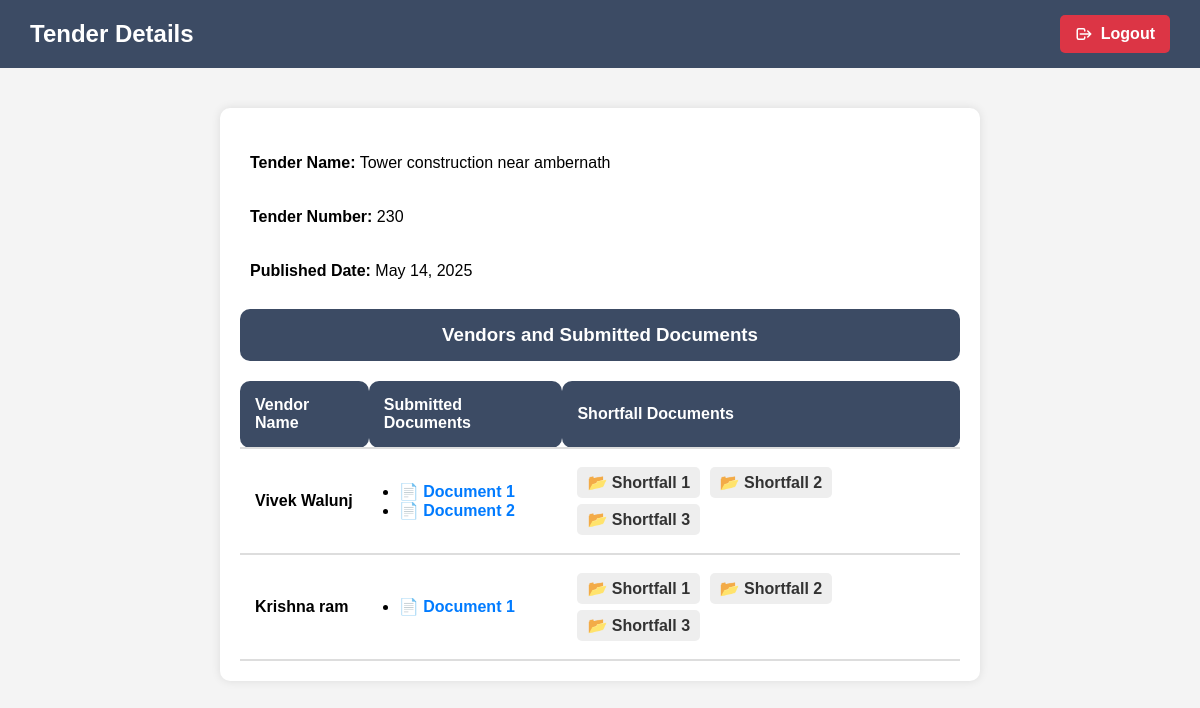
The page /tender/9/ (signed in) on the database its author committed.
### tenders/models.py (models this page shows, shortened)
class Tender(models.Model):
    department = models.ForeignKey(Department, on_delete=models.CASCADE, null=True, blank=True)
    tender_number = models.CharField(max_length=100, unique=True)
    name = models.CharField(max_length=255)
    published_date = models.DateField(auto_now_add=True)

class Vendor(models.Model):
    name = models.CharField(max_length=200)
    tender = models.ForeignKey(Tender, on_delete=models.CASCADE, related_name="vendors")

class VendorDocument(models.Model):
    vendor = models.ForeignKey(Vendor, on_delete=models.CASCADE, related_name="documents")
    file = models.FileField(upload_to="vendor_documents/")
    uploaded_at = models.DateTimeField(auto_now_add=True)

### tenders/views.py (the view)
# urls.py: path("tender/<int:tender_id>/", tender_details, name="tender_details"),  # Tender Details
@login_required
def tender_details(request, tender_id):
    tender = get_object_or_404(Tender, id=tender_id)
    vendors = Vendor.objects.filter(tender=tender).prefetch_related('documents','shortfall_documents')
    context = {
        "tender": tender,
        "vendors": vendors,
        "shortfall_stages": [1, 2, 3],  # ✅ Pass this list to the template
    }
    return render(request, "tenders/tender_details.html",context)

### tenders/templates/tenders/tender_details.html (shortened to what this page needs)
<!DOCTYPE html>
<html lang="en">
<head>
</head>
<body>
    <div class="top-bar">
        <h2>Tender Details</h2>
        <a href="{% url 'logout' %}" class="logout-btn">
            <svg xmlns="http://www.w3.org/2000/svg" fill="none" viewBox="0 0 24 24" stroke="currentColor">
                <path stroke-linecap="round" stroke-linejoin="round" stroke-width="2" d="M17 16l4-4m0 0l-4-4m4 4H7m6 4v1a2 2 0 01-2 2H5a2 2 0 01-2-2V7a2 2 0 012-2h6a2 2 0 012 2v1" />
            </svg>
            Logout
        </a>
    </div>
    <div class="container">
        <p><strong>Tender Name:</strong> {{ tender.name }}</p>
        <p><strong>Tender Number:</strong> {{ tender.tender_number }}</p>
        <p><strong>Published Date:</strong> {{ tender.published_date }}</p>
        <h3>Vendors and Submitted Documents</h3>
        {% if vendors %}
        <table>
            <thead>
                <tr>
                    <th>Vendor Name</th>
                    <th>Submitted Documents</th>
                    <th>Shortfall Documents</th>
                </tr>
            </thead>
            <tbody>
                {% for vendor in vendors %}
                <tr>
                    <td><strong>{{ vendor.name }}</strong></td>
                    <td>
                        {% if vendor.documents.all %}
                            <ul class="document-list">
                                {% for document in vendor.documents.all %}
                                    <li>
                                        <a href="{{ document.file.url }}" target="_blank">📄 Document {{ forloop.counter }}</a>
                                    </li>
                                {% endfor %}
                            </ul>
                        {% else %}
                            No documents uploaded
                        {% endif %}
                    </td>
                    <td>
                        <a href="{% url 'shortfall_details' vendor.id 1 %}" class="shortfall-btn">📂 Shortfall 1</a>
                        <a href="{% url 'shortfall_details' vendor.id 2 %}" class="shortfall-btn">📂 Shortfall 2</a>
                        <a href="{% url 'shortfall_details' vendor.id 3 %}" class="shortfall-btn">📂 Shortfall 3</a>
                    </td>
                </tr>
                {% endfor %}
            </tbody>
        </table>
        {% else %}
            <p>No vendors have participated yet.</p>
        {% endif %}
    </div>
</body>
</html>

### tenders/templates/tenders/tender_details.html (style rules this page uses)
body { font-family: Arial, sans-serif; background-color: #f4f4f4; margin: 0; padding: 0; }
.top-bar { background-color: #3c4b64; color: white; padding: 15px 30px; display: flex; justify-content: space-between; align-items: center; }
.top-bar h2 { margin: 0; font-size: 24px; }
.logout-btn { display: flex; align-items: center; text-decoration: none; color: white; background-color: #DC3545; padding: 10px 15px; border-radius: 5px; font-weight: bold; transition: background-color 0.3s ease; }
.logout-btn svg { margin-right: 8px; width: 18px; height: 18px; }
.container { width: 60%; margin: 40px auto; background: white; padding: 20px; border-radius: 10px; box-shadow: 0px 0px 10px rgba(0, 0, 0, 0.1); text-align: left; }
h3 { background: #3c4b64; color: white; padding: 15px; border-radius: 10px; text-align: center; }
p { font-size: 16px; padding: 10px; }
table { width: 100%; border-collapse: collapse; margin-top: 20px; }
th, td { padding: 15px; border-bottom: 2px solid #ddd; text-align: left; }
th { background: #3c4b64; color: white; border-radius: 10px; }
td a { text-decoration: none; color: #007BFF; font-weight: bold; }
.document-list { padding-left: 15px; }
.shortfall-btn { display: inline-block; margin: 3px 5px 3px 0; padding: 6px 10px; background-color: #eee; color: #333; border-radius: 5px; text-decoration: none; }

### rows shown on the page
Tender: name "Tower construction near ambernath", tender_number "230", published_date "May 14, 2025"
Vendor: name "Vivek Walunj"
Vendor: name "Krishna ram"
